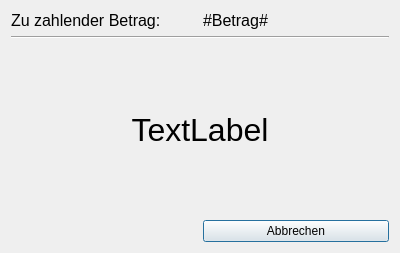
<?xml version="1.0" encoding="UTF-8"?>
<ui version="4.0">
 <class>FAUcardPaymentDialog</class>
 <widget class="QDialog" name="FAUcardPaymentDialog">
  <property name="geometry">
   <rect>
    <x>0</x>
    <y>0</y>
    <width>400</width>
    <height>253</height>
   </rect>
  </property>
  <property name="windowTitle">
   <string>Dialog</string>
  </property>
  <layout class="QGridLayout" name="gridLayout" rowstretch="0,0,1,0">
   <property name="sizeConstraint">
    <enum>QLayout::SetDefaultConstraint</enum>
   </property>
   <item row="0" column="1">
    <widget class="QLabel" name="label_betrag">
     <property name="sizePolicy">
      <sizepolicy hsizetype="Preferred" vsizetype="Minimum">
       <horstretch>0</horstretch>
       <verstretch>0</verstretch>
      </sizepolicy>
     </property>
     <property name="font">
      <font>
       <pointsize>12</pointsize>
      </font>
     </property>
     <property name="text">
      <string>#Betrag#</string>
     </property>
    </widget>
   </item>
   <item row="3" column="1">
    <widget class="QPushButton" name="pushButton_abbrechen">
     <property name="text">
      <string>Abbrechen</string>
     </property>
    </widget>
   </item>
   <item row="0" column="0">
    <widget class="QLabel" name="label">
     <property name="sizePolicy">
      <sizepolicy hsizetype="Preferred" vsizetype="Minimum">
       <horstretch>0</horstretch>
       <verstretch>0</verstretch>
      </sizepolicy>
     </property>
     <property name="font">
      <font>
       <pointsize>12</pointsize>
      </font>
     </property>
     <property name="text">
      <string>Zu zahlender Betrag:</string>
     </property>
    </widget>
   </item>
   <item row="1" column="0" colspan="2">
    <widget class="Line" name="line">
     <property name="orientation">
      <enum>Qt::Horizontal</enum>
     </property>
    </widget>
   </item>
   <item row="2" column="0" colspan="2">
    <widget class="QLabel" name="label_status">
     <property name="font">
      <font>
       <pointsize>24</pointsize>
      </font>
     </property>
     <property name="text">
      <string>TextLabel</string>
     </property>
     <property name="alignment">
      <set>Qt::AlignCenter</set>
     </property>
    </widget>
   </item>
  </layout>
 </widget>
 <resources/>
 <connections/>
</ui>
